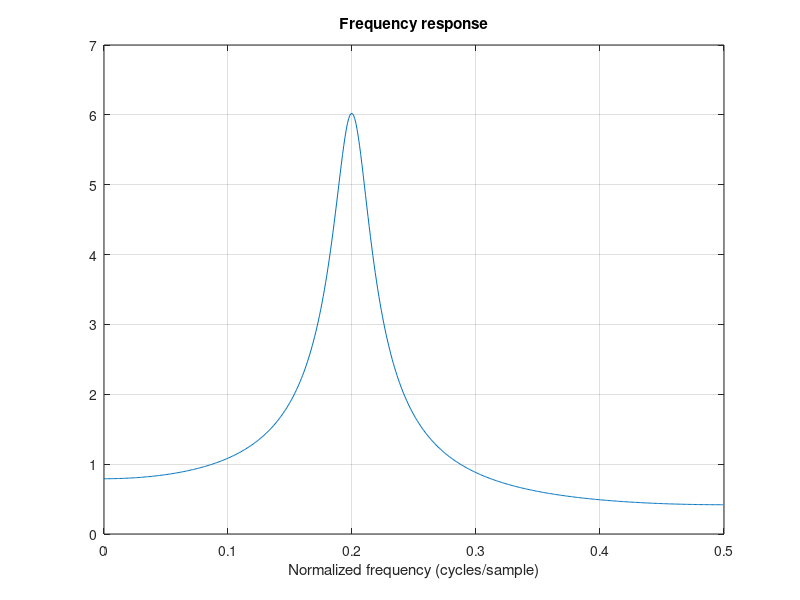

MATLAB code to generate this figure:
%% makefilter_01.m 
% The filter is implemented using a second-order recursive difference equation 

%%

clc
clear

%% Difference equation
% y(n) = b0 x(n) - a1 y(n-1) - a2 y(n-2)

f1 = 0.2;               % normalized frequency (cycle/sample)
om1 = 2*pi * f1;      % normalized fequenccy (radian/sample)
r = 0.8;                % Pole radius

a1 = -2*r*cos(om1);
a2 = r^2;
   
a = [1 a1 a2]          % recursive part
b = 1;                  % non-recursive part

%% Impulse response
% Note that the amplitude profile has the form E(n) = r^n.

N = 50;
n = 0:N;

imp = [1 zeros(1, N)];
h = filter(b, a, imp);

figure(1)
clf
plot(n, h, n, r.^n, '--')
legend('Impulse response', 'Amplitude profile')
xlabel('Time (n)')

%% Pole-zero plot
% Note that the poles are at z = r exp(om1 j) and z = r exp(-om1 j)

zplane(b, a)
title('Pole-zero Plot')

%% Frequency response
% Note that the frequency response has a peak at f1

[H, om] = freqz(b, a);
f = om / (2*pi);
plot(f, abs(H))
title('Frequency response')
xlabel('Normalized frequency (cycles/sample)')
grid


%% How long (Na) till 1% amplitude?
% When does the impulse response decay down to 1% of its initial value?

Na = log(0.01) / log(r)     % in samples

plot(n, h, n, r.^n, '--', Na, 0.01, 'ro', 'markersize', 24)
xlabel('Time (n)')
grid

%% Express in seconds (Ta)
% If this filter is operating at 8000 samples/second, then 
% when does the impulse response decay down to 1% as expressed in seconds?

Fs = 8000   % samples/second

Ta = Na / Fs
plot(n/Fs, h, n/Fs, r.^n, '--', Ta, 0.01, 'ro', 'markersize', 24)
xlabel('Time (sec)')
grid

%% Design system with specified Ta
% Let us make a system that has Ta = 0.006 seconds.
% What should the pole radius be?

Ta = 0.006;
Na = Ta * Fs;
r = 0.01^(1/Na)

%% Make the filter
% difference equation 

a = [1 -2*r*cos(om1) r^2]
b = 1;

%% 
% Impulse response

h = filter(b, a, imp);

plot(n, h, n, r.^n, '--')
legend('Impulse response', 'Amplitude profile')
xlabel('Time (n)')

%%
% Pole-zero diagram

zplane(b, a)
title('Pole-Zero Plot')

%%

plot(n/Fs, h, n/Fs, r.^n, '--', Ta, 0.01, 'ro', 'Markersize', 18)
legend('Impulse response', 'Amplitude profile')
xlabel('Time (sec)')

%%
% Frequency response

[H, om] = freqz(b, a);
f = om / (2*pi);
plot(f, abs(H))
title('Frequency response')
xlabel('Normalized frequency (cycles/sample)')
grid

%% 





